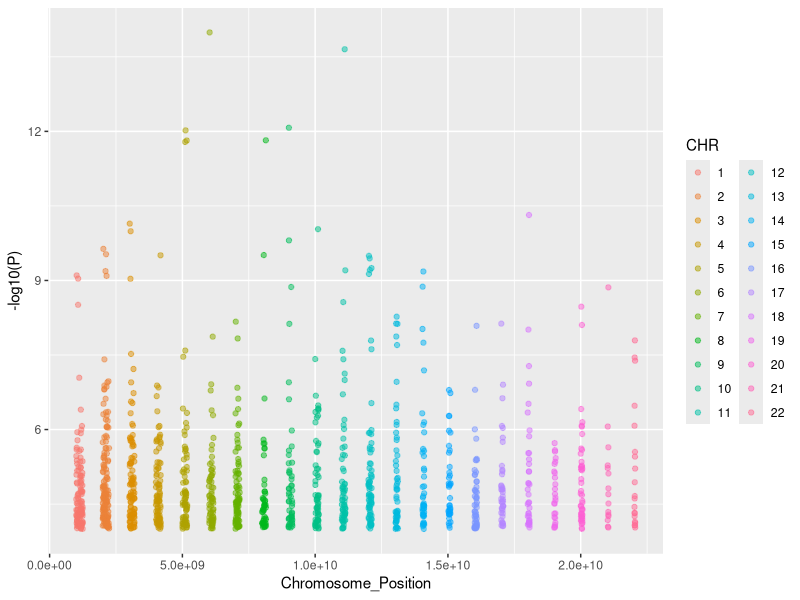
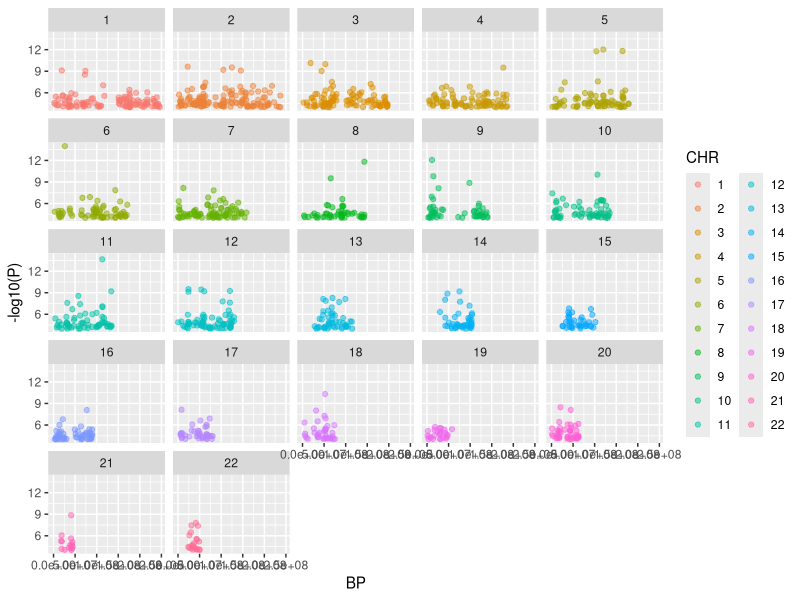
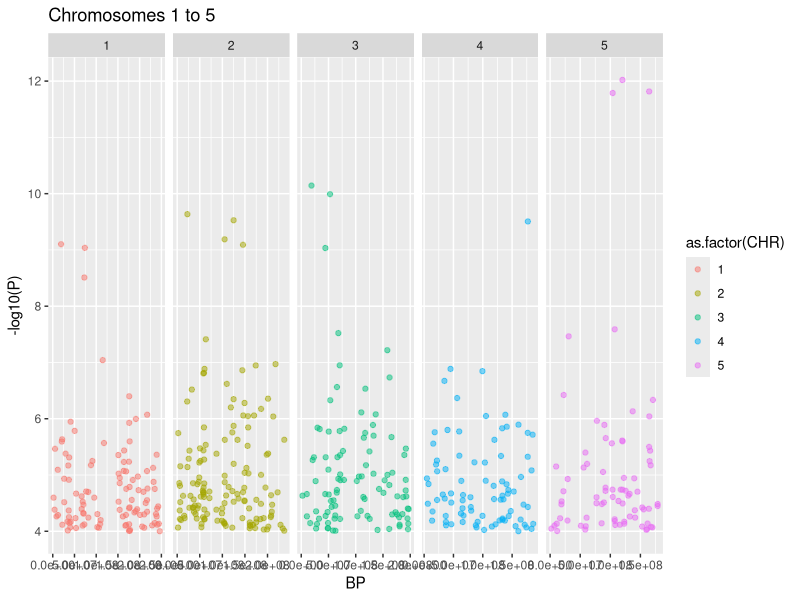
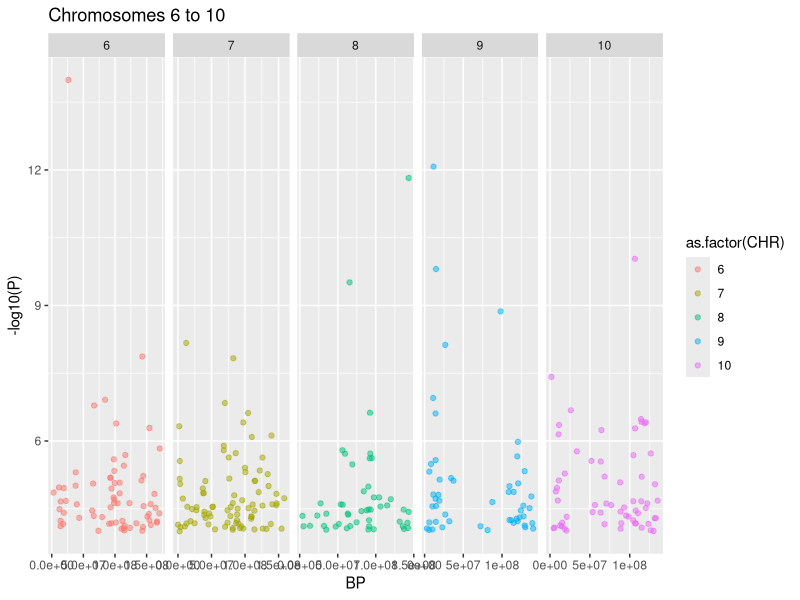
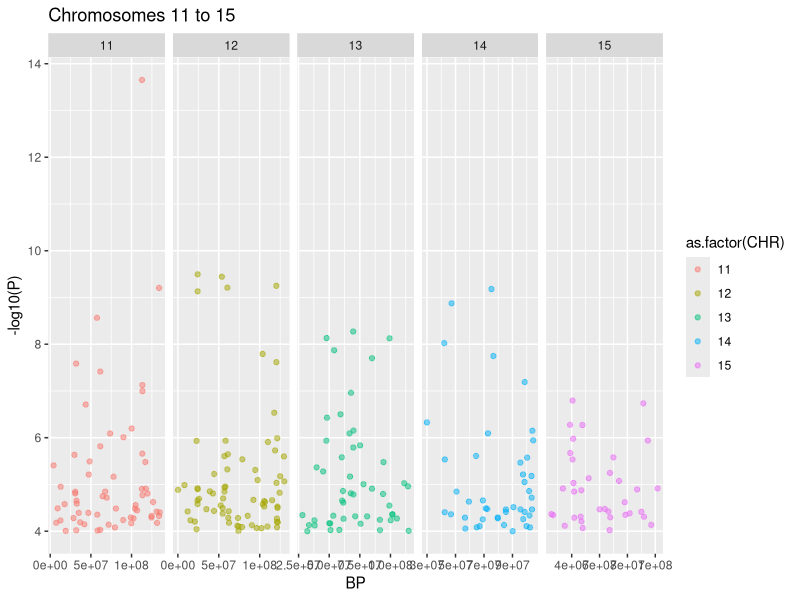
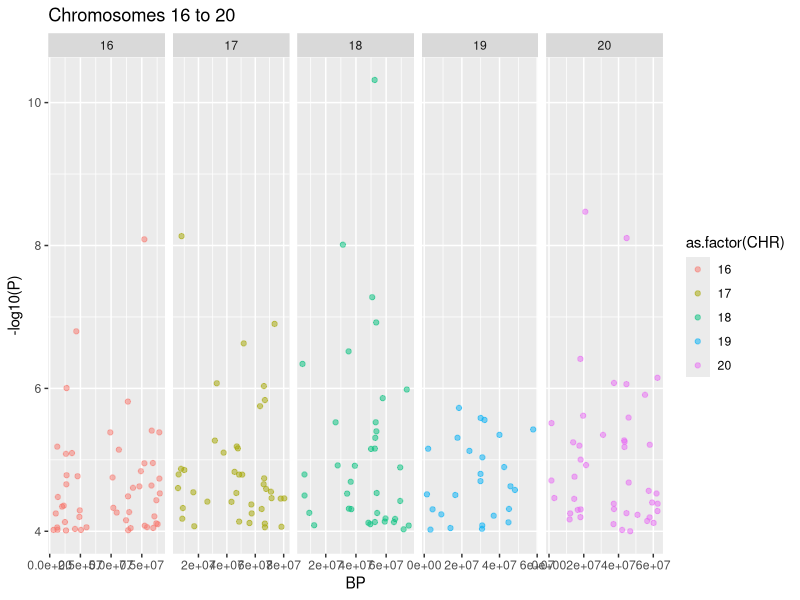
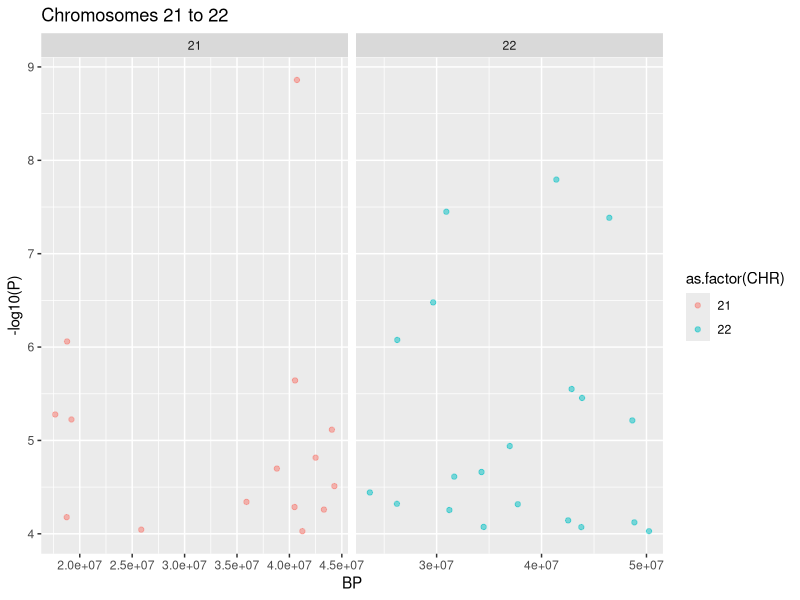
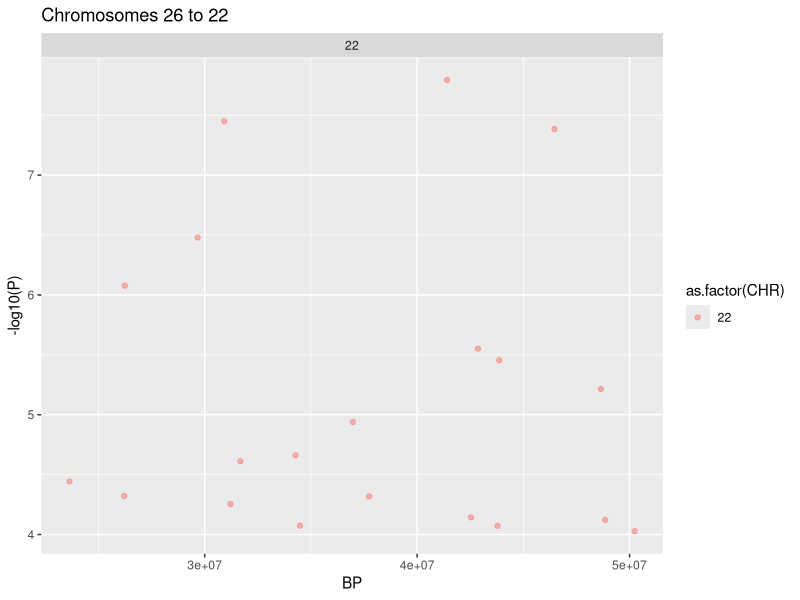

Reproduce these figures in R, in order.
## ---- chunk 1
library('readxl')
Xanax <- read_excel('ANX_2026_daner_fullANX_v12_woUTAH_11022026.gz.p4.clump.areator.sorted.1mhc (1).xls')
install.packages("tidyverse")
library(ggplot2)
library(tidyverse)
Xanax %>%
  select(SNP, CHR, BP, P) %>% 
  mutate(CHR = as.factor(CHR)) %>% 
  arrange(CHR,BP) %>% 
  mutate(Chromosome_Position = as.numeric(CHR)*1000000000+BP) %>% 
  ggplot(aes(Chromosome_Position, -log10(P), color= CHR))+
  geom_point(alpha=0.5)
## ---- chunk 2
Xanax %>%
  select(SNP, CHR, BP, P) %>% 
  mutate(CHR = as.factor(CHR)) %>% 
  arrange(CHR,BP) %>% 
  ggplot(aes(BP, -log10(P), color= CHR))+
  geom_point(alpha=0.5)+
  facet_wrap(~CHR)
## ---- chunk 3
for (i in 1:6) {
  start_chr <- (i-1)*5+1
  end_chr <- i*5
  if(end_chr>22) {
    end_chr<-22
  }
chr_batch <- as.numeric(start_chr:end_chr)
filt_xanax <- Xanax %>%
  select(SNP, CHR, BP, P) %>% 
  filter(as.numeric(CHR) %in% chr_batch)

if (nrow(filt_xanax)>0) {
  fx <- ggplot(filt_xanax, aes(BP, -log10(P), color=as.factor(CHR)))+
    geom_point(alpha=0.5)+
    facet_wrap(~CHR, nrow = 1, scales="free_x")+
    labs(title=paste("Chromosomes", start_chr, "to", end_chr))
  print(fx)
  }
}
## ---- chunk 4
for (i in 1:5) {
  start_chr <- (i-1)*5+1
  end_chr <- i*5
  chr_batch <- as.numeric(start_chr:end_chr)
  filt_xanax <- Xanax %>%
    select(SNP, CHR, BP, P) %>% 
    filter(as.numeric(CHR) %in% chr_batch)
  if (nrow(filt_xanax)>0) {
    fx <- ggplot(filt_xanax, aes(BP, -log10(P), color=as.factor(CHR)))+
      geom_point(alpha=0.5)+
      lims(y=c(4,15))+
      facet_wrap(~CHR, nrow = 1, scales="free_x")+
      labs(title=paste("Chromosomes", start_chr, "to", end_chr))
    print(fx)
  }
}
## ---- chunk 5

library(ggplot2)
library(tidyverse)
chr1_hits <- Xanax %>% 
  filter(CHR == 1, -log10(P) > 4)

# 2. Plot them exactly on a single line (y = 1)
ggplot(chr1_hits, aes(x = BP, y = 1)) +
  geom_point(alpha = 0.5, color = "skyblue", size = 3) +
  
  # This section strips away all the empty vertical y-axis space
  theme_minimal() +
  theme(
    axis.text.y = element_blank(),
    axis.title.y = element_blank(),
    axis.ticks.y = element_blank(),
    panel.grid.major.y = element_blank(),
    panel.grid.minor.y = element_blank(),
    
    # THIS IS THE MAGIC: Forces the plot to be short and wide like a literal line
    aspect.ratio = 0.05 
  ) +
  labs(title = "Chromosome 1: Base Pair Positions", x = "Base Pair Position (BP)")
mean(diff(sort(chr1_hits$BP)))
chr1_positions <- Xanax %>% 
  filter(CHR == 1) %>% 
  select(BP) %>% 
  arrange(BP)
print(chr1_positions)
## ---- chunk 6
# 1. First, get your sorted positions as a data frame
chr1_data <- Xanax %>% 
  filter(CHR == 1) %>% 
  arrange(BP)

# 2. Pair each SNP position with its next neighbor and calculate the distance

SNP <- c(chr1_data$SNP[-nrow(chr1_data)])
Current_Pos <- c(chr1_data$BP[-nrow(chr1_data)]) # All positions except the very last
Next_Pos <- c(chr1_data$BP[-1])                # All positions except the very first
Distance <- c(diff(chr1_data$BP))            # The calculated physical distance

distance_table <- data.frame(SNP, Current_Pos, Next_Pos, Distance)
distance_table
## ---- chunk 7
# 3. Classify each distance into your table's custom scales!
distance_table <- distance_table %>% 
  mutate(
    Classification = case_when(
      Distance < 20000                  ~ "very close",
      Distance >= 20000 & Distance < 100000   ~ "close",
      Distance >= 100000 & Distance < 1000000 ~ "far",
      Distance >= 1000000               ~ "very far"
    )
  )

distance_table
